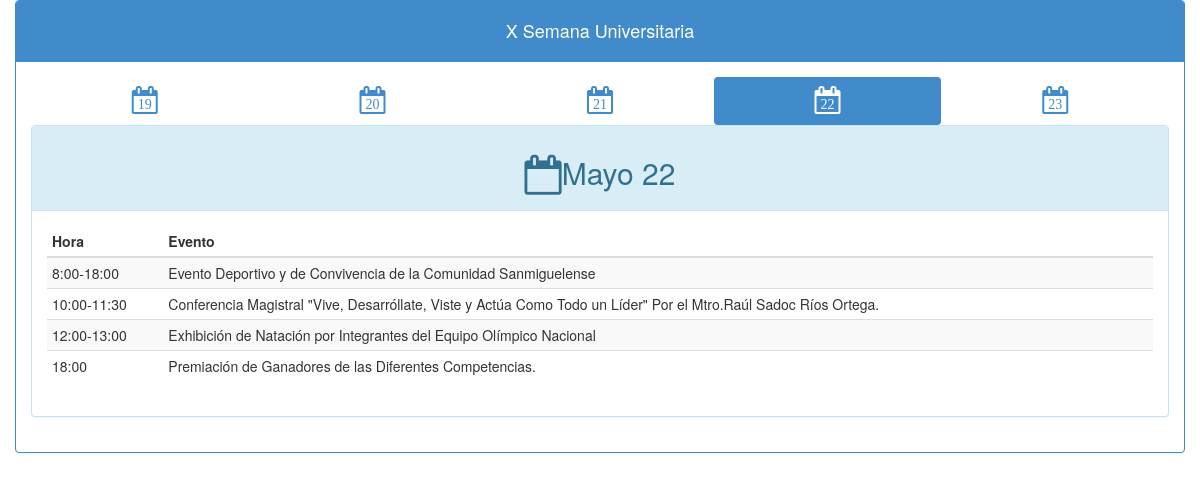
/dist/index.php?day=22, run on the app's committed database.
### tables this page shows
CREATE TABLE IF NOT EXISTS `programa` (
  `id` int(4) NOT NULL AUTO_INCREMENT,
  `fecha` date NOT NULL,
  `hora` varchar(32) NOT NULL,
  `evento` varchar(128) NOT NULL,
  `ponente` varchar(64) NOT NULL,
  `lugar` varchar(32) NOT NULL,
  `imagen` varchar(32) NOT NULL,
  PRIMARY KEY (`id`)
);

### dist/php/class.php (called while the page is built, shortened)
<?php
class connection
{
	var $host='localhost';
	var $userName='root';
	var $password='';
	protected $database='semanauniversitaria';
	protected $connection='';
	function serverConnection(){
		$this->connection = mysql_connect($this->host,$this->userName,$this->password);
		return $this->connection;
	}
	function databaseConnection(){
		$db=mysql_select_db($this->database,$this->connection);
	}
}
class event{
	function query($query){
		$connection=new connection;
		return mysql_query($query);
	}
}
?>

### dist/index.php (the view, shortened to what this page needs)
<?php
include "/php/class.php";
$evento=new event;
$day=$_GET['day'];
$consulta=$evento->query('select id,hora,evento,ponente from programa where fecha="2014-05-'.$day.'" order by id asc');
?>
<!DOCTYPE html>
<html lang="">
  <head>
    <link href="css/app.min.css" rel="stylesheet" media="screen">
  </head>
  <body>
    <div class="container">
      <div class="row">
      <div class="panel panel-primary">
        <div class="panel-heading"><h4 class="text-center">X Semana Universitaria</h4></div>
        <div class="panel-body" id="<?php echo $day; ?>">
        <ul class="nav nav-justified nav-pills">
          <li>
            <a href="index.php?day=19">
              <span class="fa-stack">
                <i class="fa fa-calendar-o fa-stack-2x"></i>
                <span class="fa fa-stack-1x">19</span>
              </span>
            </a>
          </li>
          <li>
            <a href="index.php?day=20">
              <span class="fa-stack">
                <i class="fa fa-calendar-o fa-stack-2x"></i>
                <span class="fa fa-stack-1x">20</span>
              </span>
            </a>
          </li>
          <li>
            <a href="index.php?day=21">
              <span class="fa-stack">
                <i class="fa fa-calendar-o fa-stack-2x"></i>
                <span class="fa fa-stack-1x">21</span>
              </span>
            </a>
          </li>
          <li>
            <a href="index.php?day=22">
              <span class="fa-stack">
                <i class="fa fa-calendar-o fa-stack-2x"></i>
                <span class="fa fa-stack-1x">22</span>
              </span>
            </a>
          </li>
          <li>
            <a href="index.php?day=23">
              <span class="fa-stack">
                <i class="fa fa-calendar-o fa-stack-2x"></i>
                <span class="fa fa-stack-1x">23</span>
              </span>
            </a>
          </li>
        </ul>
        <div class="panel panel-info">
          <div class="panel-heading"><h2 class="text-center"><i class="fa fa-calendar-o fa-lg"></i>Mayo <?php echo $day; ?></h2></div>
          <div class="panel-body">
            <table class="table table-condensed table-striped">
              <thead>
                <tr>
                  <th>Hora</th>
                  <th>Evento</th>
                </tr>
              </thead>
              <tbody>
                <?php
                while($fila=mysql_fetch_array($consulta)){
                  echo '<tr onClick=document.location="detail.php?clave='.$fila["id"].'&day='.$day.'" style="cursor:pointer;"><td>'.$fila['hora'].'</td>';
                  echo '<td>'.$fila['evento']. ' '. $fila['ponente'] .'</td></tr>';
                }
                ?>
              </tbody>
            </table>
          </div>
        </div>
      </div>
      </div>
    </div>
    </div>
  </body>
</html>

### data on the page
programa: hora "8:00-18:00", evento "Evento Deportivo y de Convivencia de la Comunidad Sanmiguelense"
programa: hora "10:00-11:30", evento "Conferencia Magistral \"Vive, Desarróllate, Viste y Actúa Como Todo un Líder\"", ponente "Por el Mtro.Raúl Sadoc Ríos Ortega."
programa: hora "12:00-13:00", evento "Exhibición de Natación por Integrantes del Equipo Olímpico Nacional"
programa: hora "18:00", evento "Premiación de Ganadores de las Diferentes Competencias."

### other printed values
$day "22"
